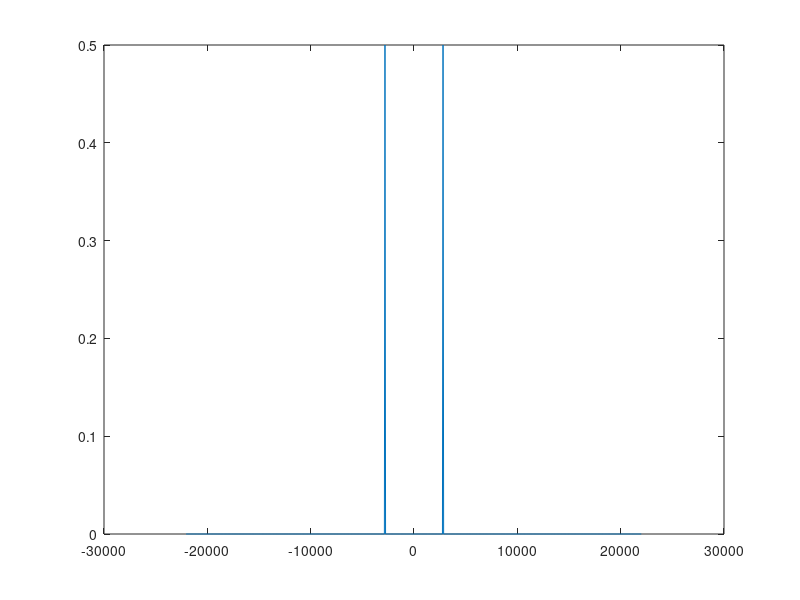
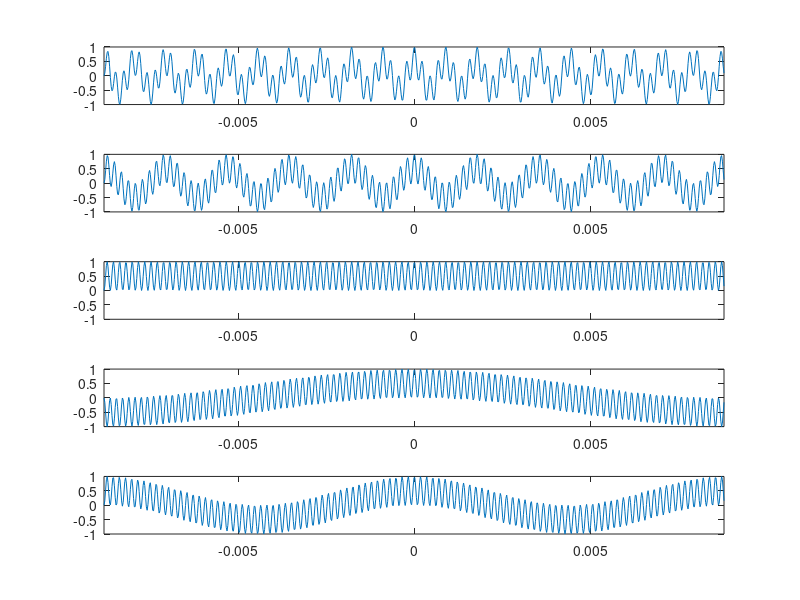

Write MATLAB code to recreate these figures, in order.
%DFT con finestre adiacenti
f_c = 44100;
sinc = 1/f_c;
window_size = 777;
bin_size = f_c/window_size;
f = [-f_c/2:bin_size:f_c/2 - bin_size];
binnum = 50 + round(window_size/2);
freq = f(binnum);
w = freq*2*pi;
dur = window_size*sinc;
t = [-dur/2:sinc:dur/2 - sinc];
%y = exp(i*w*t);
y = cos(w*t);
%y = sin(w*t);
output = zeros(size(f));
y_anal = zeros(window_size, window_size);
%DFT
for k = 1:window_size
	anal = exp(-i*f(k)*2*pi*t);
	y_anal(k, :) = y.*anal;
	f_sum = sum(y_anal(k, :));
	output(k) = f_sum;
end
figure(1)
plot(f, abs(output)/window_size)
figure(2)
subplot(5, 1, 1)
	plot(t, real(y_anal(binnum - 20, :)))
	axis([t(1) t(window_size) -1 1])
subplot(5, 1, 2)
	plot(t, real(y_anal(binnum - 10, :)))
	axis([t(1) t(window_size) -1 1])
subplot(5, 1, 3)
	plot(t, real(y_anal(binnum, :)))
	axis([t(1) t(window_size) -1 1])
subplot(5, 1, 4)
	plot(t, real(y_anal(binnum + 1, :)))
	axis([t(1) t(window_size) -1 1])	
subplot(5, 1, 5)
	plot(t, real(y_anal(binnum + 2, :)))	
	axis([t(1) t(window_size) -1 1])